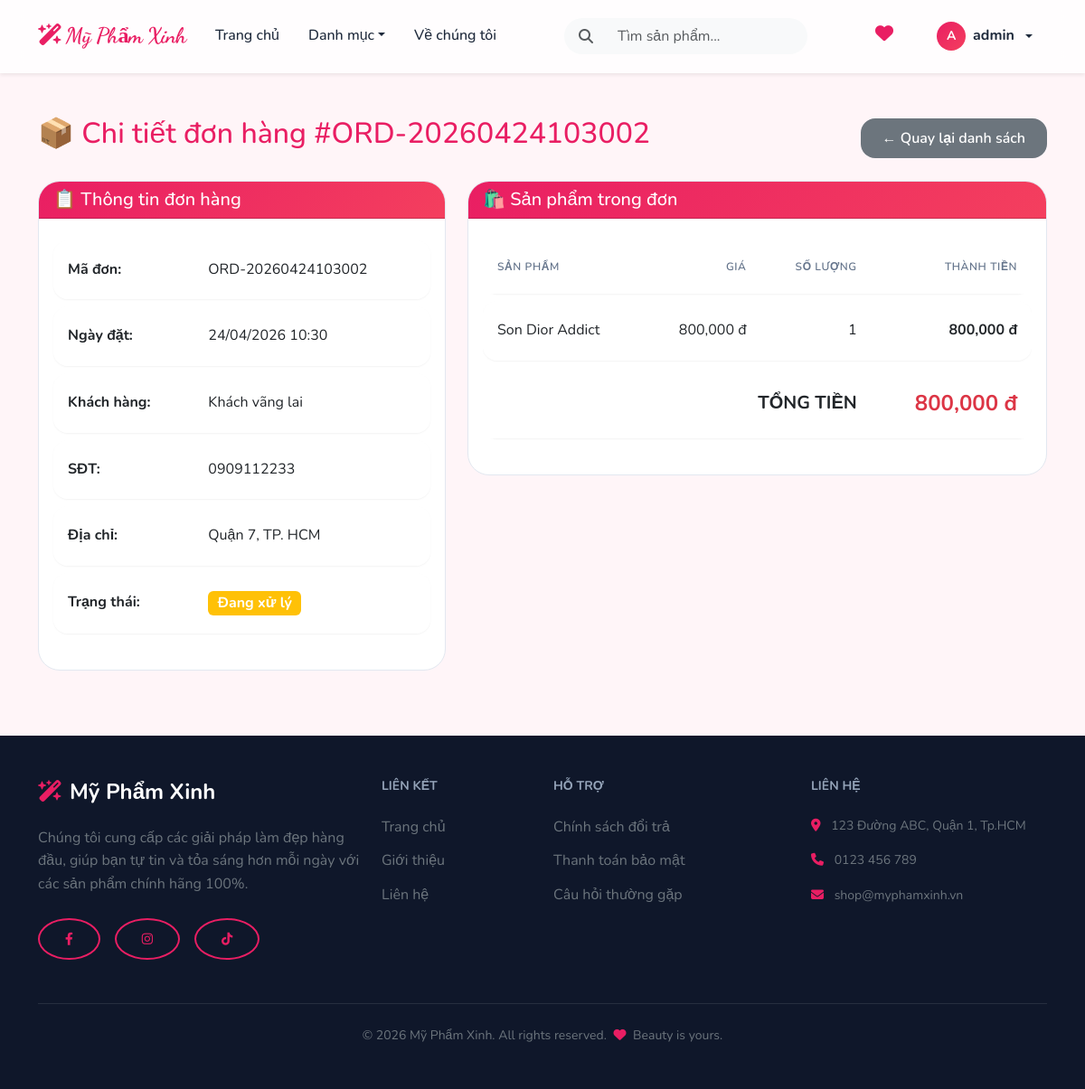
The app's page /index.php?page=order_detail&id=2 (signed in) with its own data.
### tables this page shows
CREATE TABLE `orders` (
  `id` int(11) NOT NULL AUTO_INCREMENT,
  `user_id` int(11) DEFAULT NULL,
  `order_code` varchar(50) NOT NULL,
  `fullname` varchar(255) DEFAULT NULL,
  `phone` varchar(20) DEFAULT NULL,
  `address` text DEFAULT NULL,
  `total` int(11) NOT NULL,
  `status` varchar(50) DEFAULT 'Đang xử lý',
  `created_at` datetime DEFAULT current_timestamp(),
  PRIMARY KEY (`id`)
);

CREATE TABLE `order_items` (
  `id` int(11) NOT NULL AUTO_INCREMENT,
  `order_id` int(11) NOT NULL,
  `product_name` varchar(255) NOT NULL,
  `price` int(11) NOT NULL,
  `quantity` int(11) NOT NULL,
  PRIMARY KEY (`id`)
);

### views/order_detail.php (the view, shortened to what this page needs)
<?php
include 'layout/header.php';
$order_id = (int)$_GET['id'];
$stmt = $conn->prepare("SELECT * FROM orders WHERE id = ?");
$stmt->execute([$order_id]);
$order = $stmt->fetch();
$stmt = $conn->prepare("SELECT * FROM order_items WHERE order_id = ?");
$stmt->execute([$order_id]);
$items = $stmt->fetchAll();
?>
<div class="container py-5">
    <div class="d-flex justify-content-between align-items-center mb-4">
        <h2 class="text-pink">📦 Chi tiết đơn hàng #<?= htmlspecialchars($order['order_code']) ?></h2>
        <a href="?page=<?= $_SESSION['user'] === 'admin' ? 'admin_orders' : 'my_orders' ?>" class="btn btn-secondary">← Quay lại danh sách</a>
    </div>
    <div class="row">
        <div class="col-lg-5">
            <div class="card checkout-card mb-4">
                <div class="card-header bg-pink text-white">
                    <h5 class="mb-0">📋 Thông tin đơn hàng</h5>
                </div>
                <div class="card-body">
                    <table class="table table-borderless">
                        <tr><td><strong>Mã đơn:</strong></td><td><?= htmlspecialchars($order['order_code']) ?></td></tr>
                        <tr><td><strong>Ngày đặt:</strong></td><td><?= date('d/m/Y H:i', strtotime($order['created_at'])) ?></td></tr>
                        <tr><td><strong>Khách hàng:</strong></td><td><?= htmlspecialchars($order['fullname']) ?></td></tr>
                        <tr><td><strong>SĐT:</strong></td><td><?= htmlspecialchars($order['phone']) ?></td></tr>
                        <tr><td><strong>Địa chỉ:</strong></td><td><?= htmlspecialchars($order['address']) ?></td></tr>
                        <tr><td><strong>Trạng thái:</strong></td>
                            <td><span class="badge bg-<?= $order['status']=='Đang xử lý' ? 'warning' : ($order['status']=='Đã duyệt' ? 'primary' : 'success') ?> fs-6"><?= $order['status'] ?></span></td>
                        </tr>
                    </table>
                </div>
            </div>
        </div>
        <div class="col-lg-7">
            <div class="card checkout-card">
                <div class="card-header bg-pink text-white">
                    <h5 class="mb-0">🛍️ Sản phẩm trong đơn</h5>
                </div>
                <div class="card-body">
                    <div class="table-responsive">
                        <table class="table table-hover align-middle">
                            <thead class="table-light">
                                <tr>
                                    <th>Sản phẩm</th>
                                    <th class="text-end">Giá</th>
                                    <th class="text-end">Số lượng</th>
                                    <th class="text-end">Thành tiền</th>
                                </tr>
                            </thead>
                            <tbody>
                                <?php
                                $total = 0;
                                foreach ($items as $item):
                                    $subtotal = $item['price'] * $item['quantity'];
                                    $total += $subtotal;
                                ?>
                                <tr>
                                    <td><?= htmlspecialchars($item['product_name']) ?></td>
                                    <td class="text-end"><?= number_format($item['price']) ?> đ</td>
                                    <td class="text-end"><?= $item['quantity'] ?></td>
                                    <td class="text-end fw-bold"><?= number_format($subtotal) ?> đ</td>
                                </tr>
                                <?php endforeach; ?>
                            </tbody>
                            <tfoot>
                                <tr class="table-pink">
                                    <th colspan="3" class="text-end fs-5">TỔNG TIỀN</th>
                                    <th class="text-end fs-4 text-danger"><?= number_format($total) ?> đ</th>
                                </tr>
                            </tfoot>
                        </table>
                    </div>
                </div>
            </div>
        </div>
    </div>
</div>
<?php include 'layout/footer.php'; ?>

### public/assets/style.css (style rules this page uses)
:root { --primary: #e91e63; --primary-light: #ffebf1; --primary-dark: #ad1457; --secondary: #6366f1; --accent: #f43f5e; --background: #fff5f8; --surface: #ffffff; --text-main: #1e293b; --text-muted: #64748b; --border: #e2e8f0; --radius-sm: 8px; --radius-md: 16px; --radius-lg: 24px; --radius-xl: 40px; --shadow-sm: 0 1px 2px 0 rgb(0 0 0 / 0.05); --shadow-md: 0 4px 6px -1px rgb(0 0 0 / 0.1), 0 2px 4px -2px rgb(0 0 0 / 0.1); --shadow-lg: 0 10px 15px -3px rgb(0 0 0 / 0.1), 0 4px 6px -4px rgb(0 0 0 / 0.1); --transition: all 0.3s cubic-bezier(0.4, 0, 0.2, 1); }
* { margin: 0; padding: 0; box-sizing: border-box; }
body { font-family: 'Nunito', sans-serif; background-color: var(--background); color: var(--text-main); line-height: 1.6; }
.btn { padding: 0.625rem 1.5rem; border-radius: var(--radius-md); font-weight: 600; transition: var(--transition); border: none; }
.table { border-collapse: separate; border-spacing: 0 0.5rem; background: transparent; }
.table tr { background: var(--surface); box-shadow: var(--shadow-sm); border-radius: var(--radius-md); }
.table td, .table th { padding: 1.25rem 1rem !important; border: none !important; }
.table thead th { background: transparent !important; color: var(--text-muted); font-weight: 600; text-transform: uppercase; font-size: 0.75rem; letter-spacing: 0.05em; }
.table tr td:first-child { border-top-left-radius: var(--radius-md); border-bottom-left-radius: var(--radius-md); }
.table tr td:last-child { border-top-right-radius: var(--radius-md); border-bottom-right-radius: var(--radius-md); }
.text-pink { color: var(--primary) !important; }
.bg-pink { background-color: var(--primary) !important; }
.card { border-radius: var(--radius-lg); border: 1px solid var(--border); overflow: hidden; }
.bg-pink { background: linear-gradient(135deg, var(--primary), var(--accent)) !important; }

### views/layout/header.php (style rules this page uses)
body { font-family: 'Nunito', sans-serif; }

### records on screen
orders: order_code "ORD-20260424103002", created_at "24/04/2026 10:30", fullname "Khách vãng lai", phone "0909112233", address "Quận 7, TP. HCM", status "Đang xử lý"
order_items: product_name "Son Dior Addict", price "800,000", quantity "1", subtotal "800,000"

### other values on screen
substr($_SESSION['user'], 0, 1) "A"
$_SESSION['user'] "admin"
$total "800,000"
